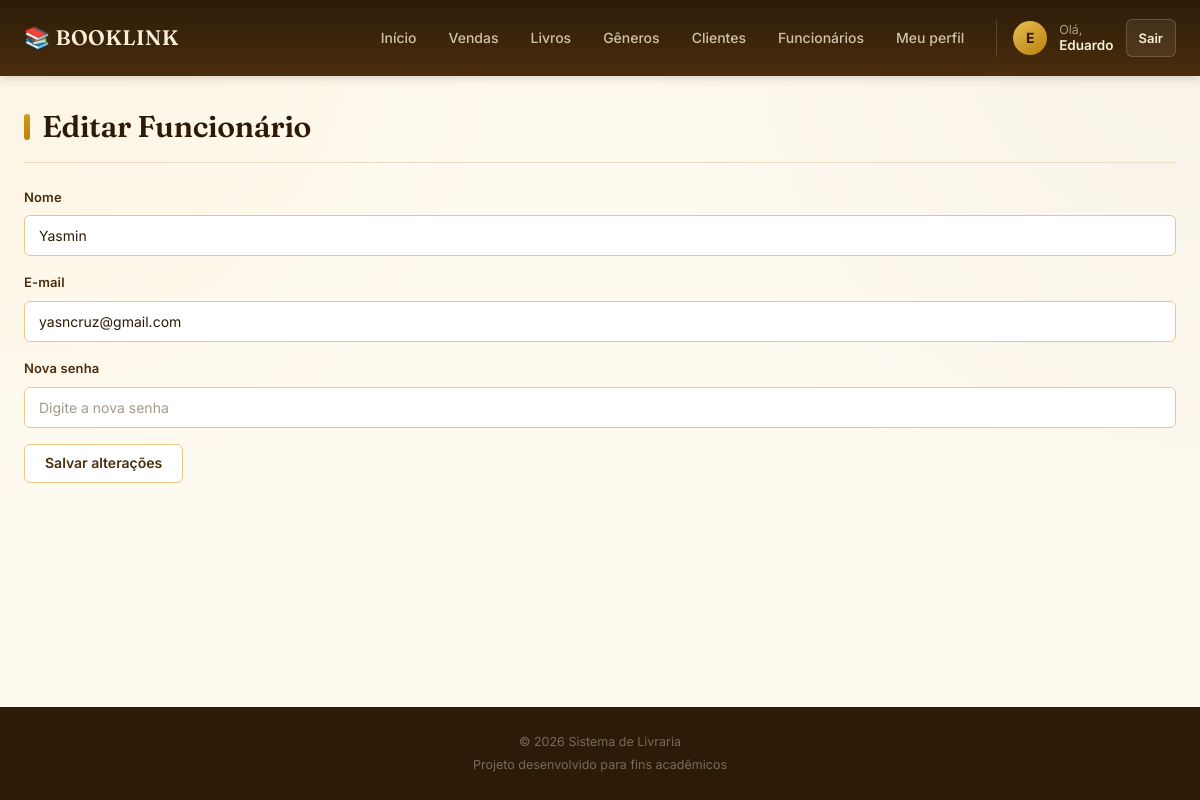
Screenshot of /funcionarios/editar/2 (signed in) with the database file from the repository.
### models.py (models this page shows)
class Usuario(UserMixin, db.Model):
    __tablename__ = 'usuarios'
    id = db.Column(db.Integer, primary_key=True)
    nome = db.Column(db.String(100), nullable=False)
    email = db.Column(db.String(100), unique=True, nullable=False)
    senha = db.Column(db.String(255), nullable=False)
    tipo = db.Column(
        db.String(20),
        nullable=False,
        default='funcionario'
    )
    empresa_id = db.Column(
        db.Integer,
        db.ForeignKey('empresas.id'),
        nullable=True
    )
    data_cadastro = db.Column(
        db.DateTime,
        default=datetime.now
    )
    vendas = db.relationship(
        'Venda',
        backref='usuario',
        lazy=True
    )

### routes/funcionarios.py (the view, shortened to what this page needs)
@funcionarios_bp.route('/funcionarios/editar/<int:id>', methods=['GET', 'POST'])
@login_required
def editar_funcionarios(id):
    if current_user.tipo not in ['dono', 'admin_empresa', 'funcionario']:
        return redirect(url_for('home'))
    if current_user.tipo != 'dono' and id != current_user.id:
        return redirect(url_for('funcionarios.listar_funcionarios'))
    funcionario = Usuario.query.filter_by(
        id=id,
        empresa_id=current_user.empresa_id
    ).first()
    if not funcionario:
        return redirect(url_for('funcionarios.listar_funcionarios'))
    if request.method == 'GET':
        return render_template(
            'funcionarios/editar_funcionarios.html',
            funcionario=funcionario
        )

### app.py (called while the page is built)
@lm.user_loader
def user_loader(id):
    usuario = Usuario.query.filter_by(
        id=id
    ).first()
    return usuario

### templates/funcionarios/editar_funcionarios.html (shortened to what this page needs)
{% extends "base.html" %}
{% block content %}
<h1 class="titulo-pagina">
    Editar Funcionário
</h1>
<form method="POST">
<div class="campo">
    <label for="nomeForm">Nome</label>
    <input
        type="text"
        id="nomeForm"
        name="nomeForm"
        value="{{ funcionario.nome }}"
        placeholder="Digite o nome do funcionário"
    >
</div>
<div class="campo">
    <label for="emailForm">E-mail</label>
    <input
        type="email"
        id="emailForm"
        name="emailForm"
        value="{{ funcionario.email }}"
        placeholder="Digite o e-mail do funcionário"
    >
</div>
<div class="campo">
    <label for="senhaForm">Nova senha</label>
    <input
        type="password"
        id="senhaForm"
        name="senhaForm"
        placeholder="Digite a nova senha"
    >
</div>
<button
    type="submit"
    class="botao"
>
    Salvar alterações
</button>
</form>
{% endblock %}

### templates/base.html (shortened to what this page needs)
<!DOCTYPE html>
<html lang="pt-br">
<head>
<link rel="stylesheet" href="{{ url_for('static', filename='style.css') }}">
</head>
<body>
<header class="header">
    <div class="header-container">
        <a href="{{ url_for('home') }}" class="logo">
            📚 BOOKLINK
        </a>
        <nav class="nav">
            <a href="{{ url_for('homeAdm.homeAdm') }}">
                Início
            </a>
            <a href="{{ url_for('vendas.nova_venda') }}">
                Vendas
            </a>
            <a href="{{ url_for('livros.listar_livros') }}">
                Livros
            </a>
            <a href="{{ url_for('generos.listar_generos') }}">
                Gêneros
            </a>
            <a href="{{ url_for('compradores.listar_compradores') }}">
                Clientes
            </a>
            {% if current_user.tipo in ['dono', 'admin_empresa'] %}
                <a href="{{ url_for('funcionarios.listar_funcionarios') }}">
                    Funcionários
                </a>
            {% endif %}
            <a href="{{ url_for('funcionarios.editar_funcionarios', id=current_user.id) }}">
                Meu perfil
            </a>
            {% if current_user.is_authenticated %}
                <div class="user-area">
                    <div class="user-avatar">
                        {{ current_user.nome[0]|upper }}
                    </div>
                    <div class="user-info">
                        <span>Olá,</span>
                        <strong>{{ current_user.nome }}</strong>
                    </div>
                    <a href="{{ url_for('logout') }}" class="logout-btn">
                        Sair
                    </a>
                </div>
            {% endif %}
        </nav>
    </div>
</header>
<main class="container">
    {% block content %}
    {% endblock %}
</main>
<footer class="footer">
    <p>
        © 2026 Sistema de Livraria
    </p>
    <p>
        Projeto desenvolvido para fins acadêmicos
    </p>
</footer>
</body>
</html>

### rows the page displays
Usuario: nome "E", nome "Eduardo"
Usuario: nomeForm "Yasmin", emailForm "yasncruz@gmail.com"
